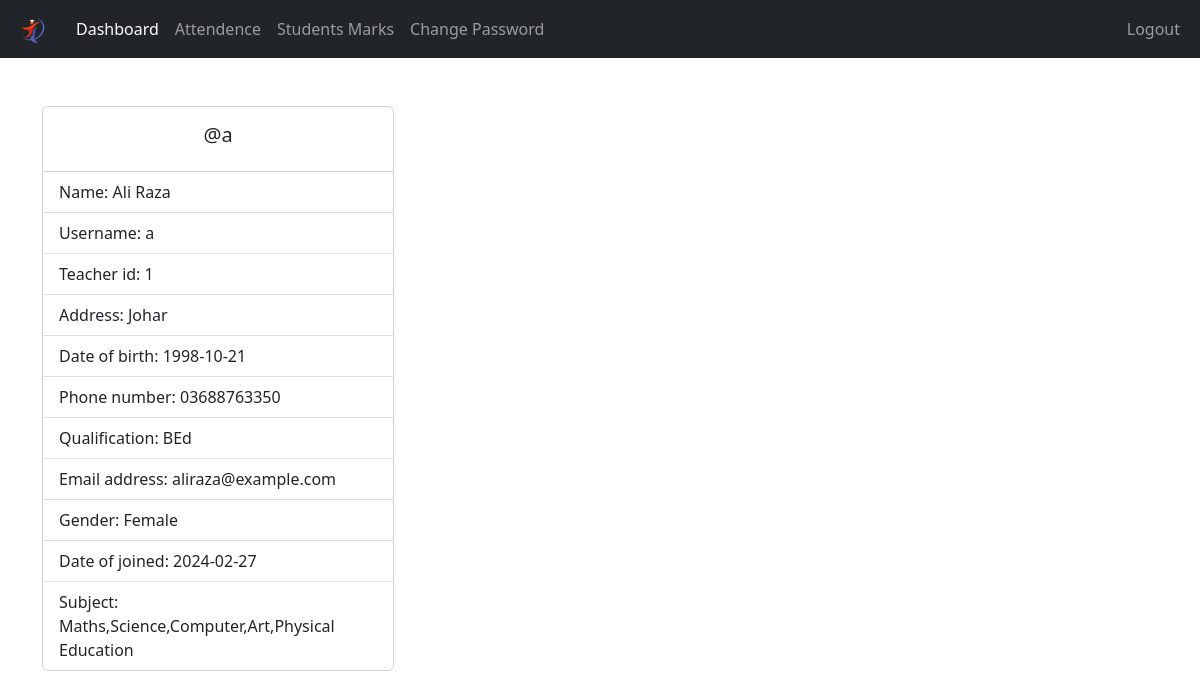
The app's page /Teacher/index.php (signed in) with its own data.
### tables this page shows
CREATE TABLE `teacher` (
  `idTeacher` int(11) NOT NULL AUTO_INCREMENT,
  `userID` int(11) NOT NULL,
  `name` varchar(45) NOT NULL,
  `gender` varchar(10) NOT NULL,
  `email` varchar(45) DEFAULT NULL,
  `phone_no` varchar(45) DEFAULT NULL,
  `Education` varchar(45) NOT NULL,
  `Address` varchar(45) DEFAULT NULL,
  `DOB` date NOT NULL,
  `CNIC_NO` varchar(45) NOT NULL,
  `Date_of_joining` date NOT NULL,
  PRIMARY KEY (`idTeacher`),
  UNIQUE KEY `CNIC_NO_UNIQUE` (`CNIC_NO`),
  KEY `fk_Teacher_USER1_idx` (`userID`),
  CONSTRAINT `fk_Teacher_USER1` FOREIGN KEY (`userID`) REFERENCES `user` (`UserID`) ON DELETE CASCADE ON UPDATE CASCADE
);

CREATE TABLE `user` (
  `UserID` int(11) NOT NULL AUTO_INCREMENT,
  `username` varchar(45) NOT NULL,
  `password` varchar(45) DEFAULT NULL,
  `Role` enum('Teacher','Admin','Student') NOT NULL,
  PRIMARY KEY (`UserID`)
);

CREATE TABLE `teacher_subjects` (
  `TeacherId` int(11) NOT NULL,
  `SubID` int(11) NOT NULL,
  PRIMARY KEY (`TeacherId`,`SubID`),
  KEY `fk_Teacher_has_Subject_Subject1_idx` (`SubID`),
  KEY `fk_Teacher_has_Subject_Teacher1_idx` (`TeacherId`),
  CONSTRAINT `fk_Teacher_has_Subject_Subject1` FOREIGN KEY (`SubID`) REFERENCES `subject` (`idSubject`) ON DELETE CASCADE ON UPDATE CASCADE,
  CONSTRAINT `fk_Teacher_has_Subject_Teacher1` FOREIGN KEY (`TeacherId`) REFERENCES `teacher` (`idTeacher`) ON DELETE CASCADE ON UPDATE CASCADE
);

CREATE TABLE `subject` (
  `idSubject` int(11) NOT NULL AUTO_INCREMENT,
  `name` varchar(45) NOT NULL,
  PRIMARY KEY (`idSubject`)
);

### Teacher/data/teacher.php (called while the page is built, shortened)
<?php
function getTeacherById($teacher_id, $conn){
   $sql = "select * from teacher t inner join user u on t.userID=u.UserID
           WHERE idTeacher=?";
   $stmt = $conn->prepare($sql);
   $stmt->execute([$teacher_id]);
   if ($stmt->rowCount() == 1) {
     $teacher = $stmt->fetch();
     return $teacher;
   }else {
    return 0;
   }
}
function getTeachersSubjects($teacher_id, $conn)
{
  $sql = "SELECT ts.TeacherId, s.idSubject, s.name AS subject_name, t.name AS teacher_name
            FROM subject s
            INNER JOIN teacher_subjects ts ON s.idSubject = ts.SubID
            INNER JOIN teacher t ON ts.TeacherId = t.idTeacher
            WHERE ts.TeacherId=?";
  $stmt = $conn->prepare($sql);
  $stmt->execute([$teacher_id]);
  $results = $stmt->fetchAll(PDO::FETCH_ASSOC);
  if (empty($results)) {
    return 0;
  } else {
    return $results;
  }
}

### Teacher/index.php (the view, shortened to what this page needs)
<?php
if (
  isset($_SESSION['idTeacher']) &&
  isset($_SESSION['role'])
) {
  if ($_SESSION['role'] == 'Teacher') {
    include "../DB_connection.php";
    include "data/teacher.php";
    $teacher_id = $_SESSION['idTeacher'];
    $teacher = getTeacherById($teacher_id, $conn);
    ?>
    <!DOCTYPE html>
    <html lang="en">
    <head>
      <link rel="stylesheet" href="https://cdn.jsdelivr.net/npm/bootstrap@5.2.0/dist/css/bootstrap.min.css">
      <link rel="stylesheet" href="../css/style.css">
      <link rel="stylesheet" href="https://cdnjs.cloudflare.com/ajax/libs/font-awesome/4.7.0/css/font-awesome.min.css">
    </head>
    <body>
      <?php
      include "inc/navbar.php";
      if ($teacher != 0) {
        ?>
        <div class="container mt-5">
          <div class="card" style="width: 22rem;">
            <div class="card-body">
              <h5 class="card-title text-center">@<?= $teacher['username'] ?></h5>
            </div>
            <ul class="list-group list-group-flush">
              <li class="list-group-item">Name: <?= $teacher['name'] ?></li>
              <li class="list-group-item">Username: <?= $teacher['username'] ?></li>
              <li class="list-group-item">Teacher id: <?= $teacher['idTeacher'] ?></li>
              <li class="list-group-item">Address: <?= $teacher['Address'] ?></li>
              <li class="list-group-item">Date of birth: <?= $teacher['DOB'] ?></li>
              <li class="list-group-item">Phone number: <?= $teacher['phone_no'] ?></li>
              <li class="list-group-item">Qualification: <?= $teacher['Education'] ?></li>
              <li class="list-group-item">Email address: <?= $teacher['email'] ?></li>
              <li class="list-group-item">Gender: <?= $teacher['gender'] ?></li>
              <li class="list-group-item">Date of joined: <?= $teacher['Date_of_joining'] ?></li>
              <li class="list-group-item">Subject:
                <?php
                $subjects = getTeachersSubjects($teacher['idTeacher'], $conn);
                if ($subjects !== 0) {
                  $i = 1;
                  foreach ($subjects as $subject) {
                    if ($i > 1) {
                      echo ",";
                    }
                    echo $subject['subject_name'];
                    $i++;
                  }
                } else {
                  echo "No data found.";
                }
                ?>
              </li>
            </ul>
          </div>
        </div>
        <?php
      } else {
        echo "h3";
      }
      ?>
    </body>
    </html>
    <?php
  } else {
    echo "h2";
  }
} else {
  header("Location: ../login.php");
  exit;
}
?>

### records on screen
teacher: userID.username "a", name "Ali Raza", idTeacher "1", Address "Johar", DOB "1998-10-21", phone_no "03688763350", Education "BEd", email "aliraza@example.com", gender "Female", Date_of_joining "2024-02-27"
teacher_subjects: SubID.name "Maths"
teacher_subjects: SubID.name "Science"
teacher_subjects: SubID.name "Computer"
teacher_subjects: SubID.name "Art"
teacher_subjects: SubID.name "Physical Education"
